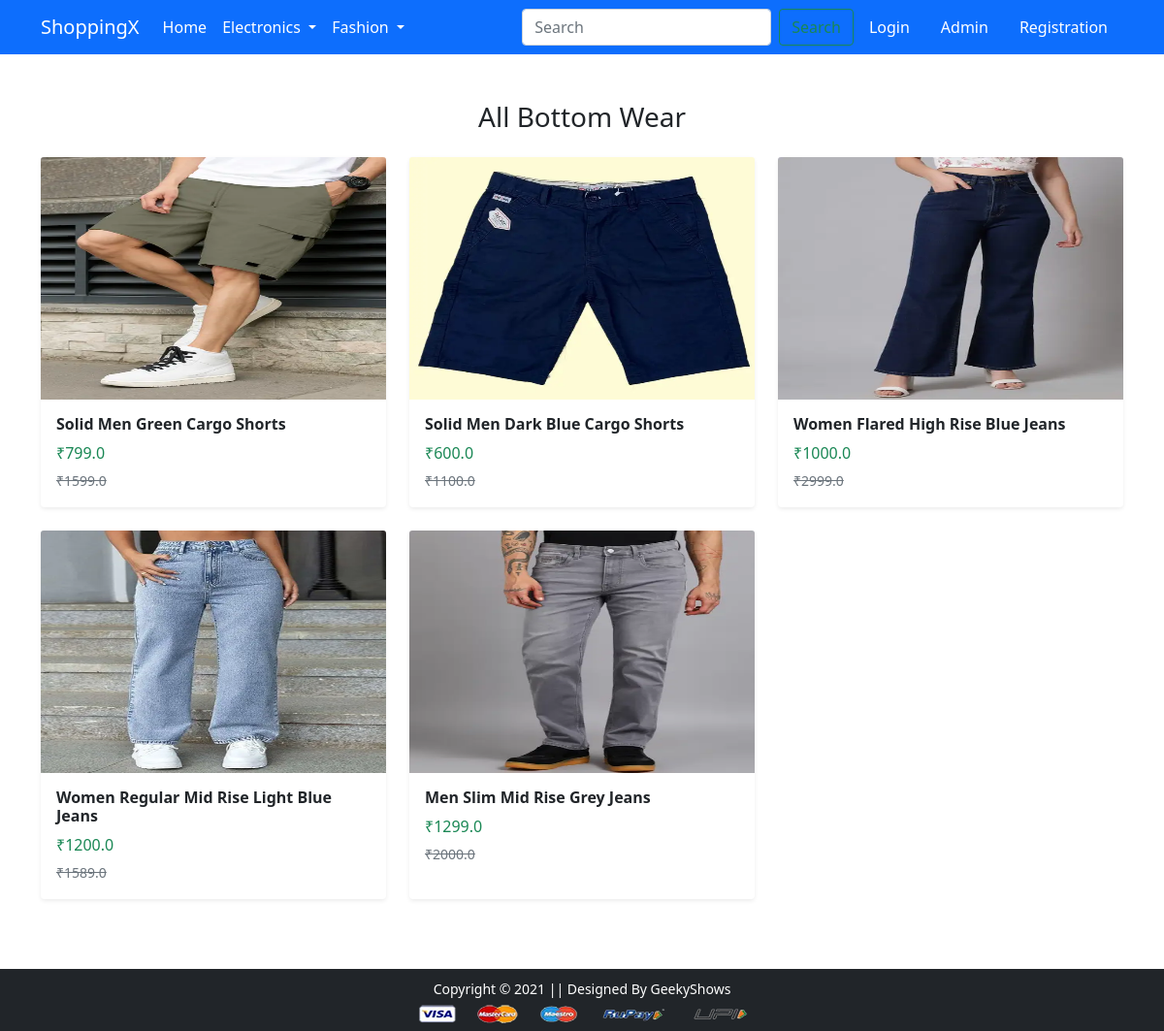
The app's page /bottomwear/ with its own data.
### app/models.py (models this page shows, shortened)
class Product(models.Model):
    title = models.CharField(max_length=100)
    selling_price = models.FloatField()
    discounted_price = models.FloatField()
    description = models.TextField()
    brand = models.CharField(max_length=100)
    category = models.CharField(max_length=2, choices=CATEGORY_CHOICES)
    product_image = models.ImageField(upload_to='productimg')

### app/views.py (the view)
# urls.py: path('bottomwear/', views.bottomwear, name='bottomwear'),
def bottomwear(request):
    bottomwears = Product.objects.filter(category='BW')
    return render(request, 'app/bottomwear.html', {'bottomwears': bottomwears})

### app/templates/app/bottomwear.html (shortened to what this page needs)
{% extends 'app/base.html' %}
{% load static %}
{% block main-content %}
<div class="container my-5">
  <h3 class="mb-4 text-center">All Bottom Wear</h3>
  <div class="row">
    {% for product in bottomwears %}
    <div class="col-md-4 col-sm-6 mb-4">
      <div class="card h-100 shadow-sm border-0">
        <a href="{% url 'product-detail' product.id %}" class="text-decoration-none text-dark">
          <img src="{{ product.product_image.url }}" class="card-img-top" alt="{{ product.title }}" height="250">
          <div class="card-body">
            <h6 class="card-title fw-bold">{{ product.title }}</h6>
            <p class="mb-1 text-success">₹{{ product.discounted_price }}</p>
            <small class="text-muted text-decoration-line-through">₹{{ product.selling_price }}</small>
          </div>
        </a>
      </div>
    </div>
    {% empty %}
    <div class="col-12">
      <p class="text-center">No bottomwears available.</p>
    </div>
    {% endfor %}
  </div>
</div>
{% endblock main-content %}

### records on screen
Product: product_image (picture), title "Solid Men Green Cargo Shorts", discounted_price "799.0", selling_price "1599.0"
Product: product_image (picture), title "Solid Men Dark Blue Cargo Shorts", discounted_price "600.0", selling_price "1100.0"
Product: product_image (picture), title "Women Flared High Rise Blue Jeans", discounted_price "1000.0", selling_price "2999.0"
Product: product_image (picture), title "Women Regular Mid Rise Light Blue Jeans", discounted_price "1200.0", selling_price "1589.0"
Product: product_image (picture), title "Men Slim Mid Rise Grey Jeans", discounted_price "1299.0", selling_price "2000.0"
